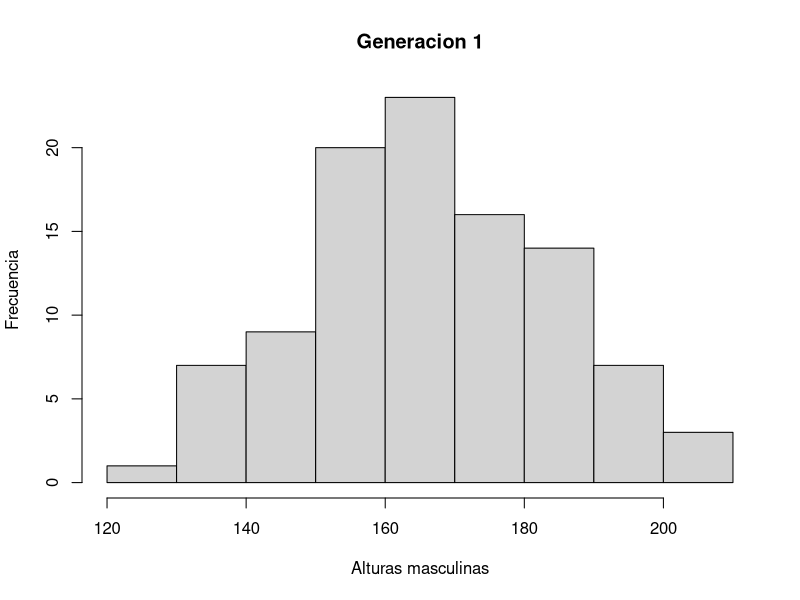
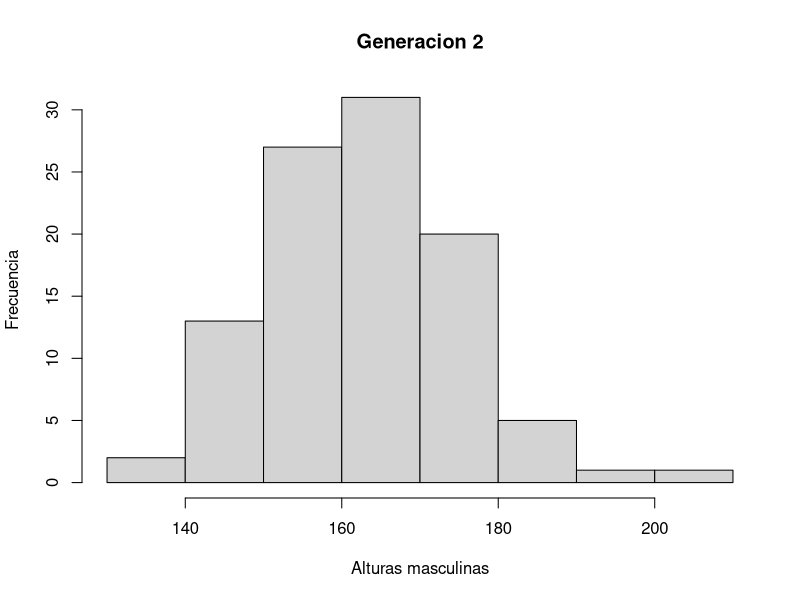
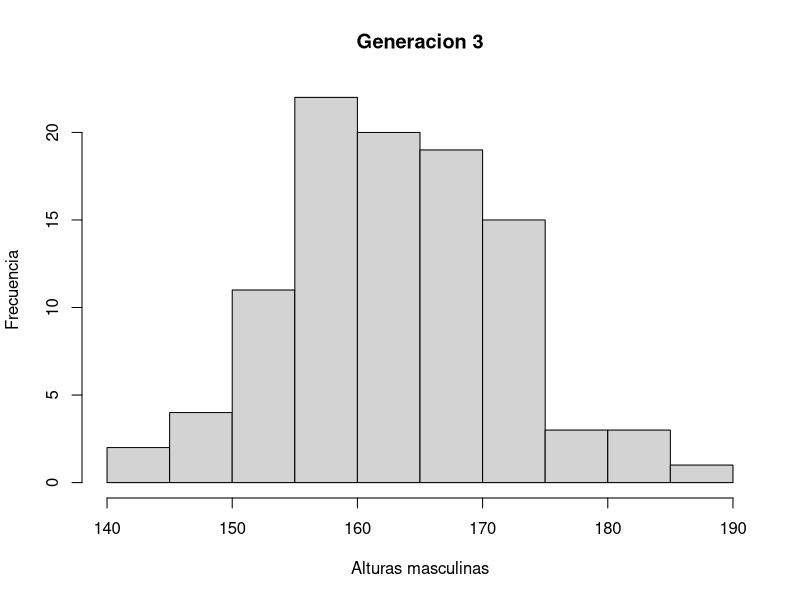
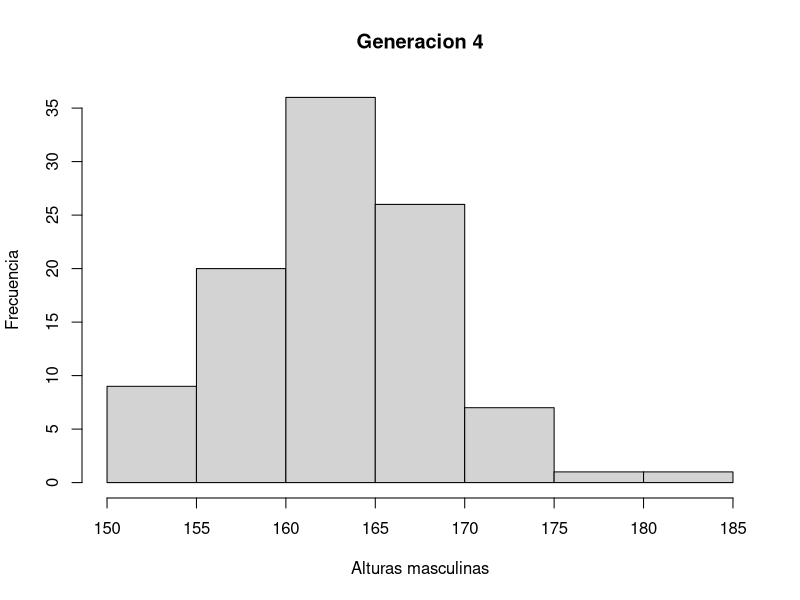
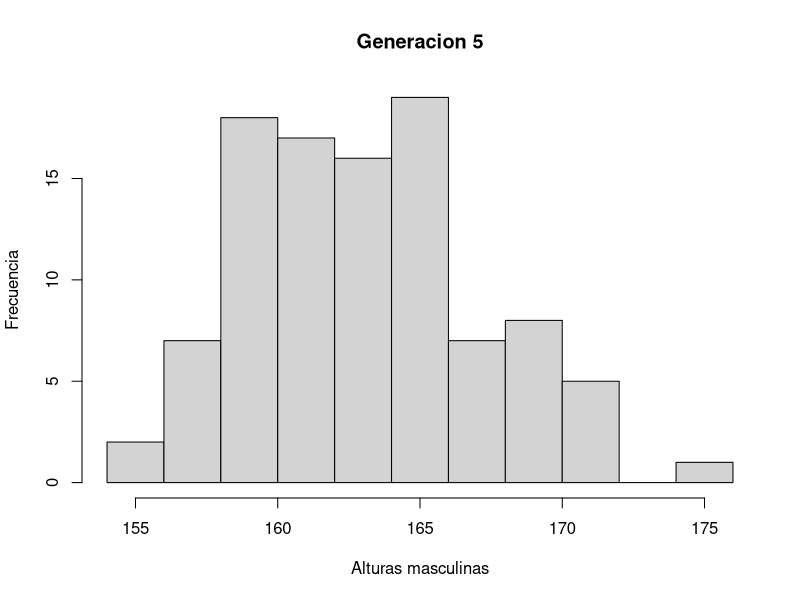
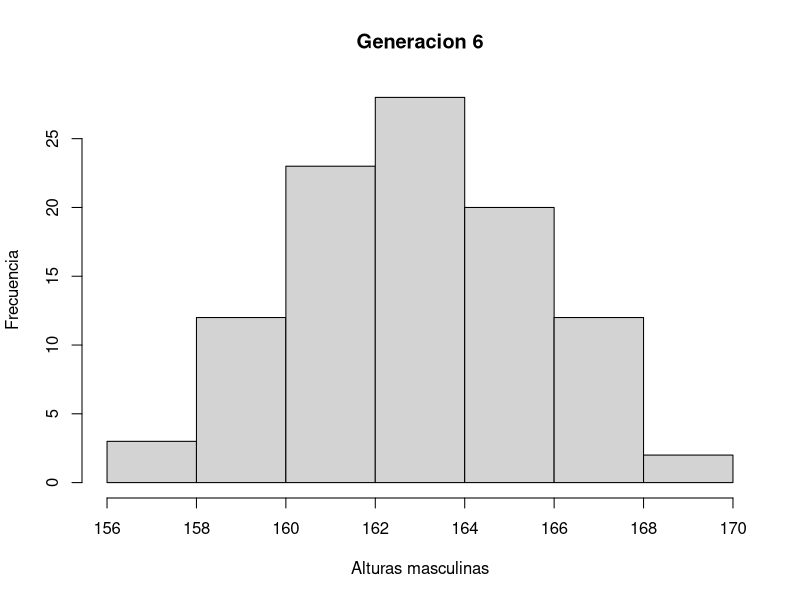
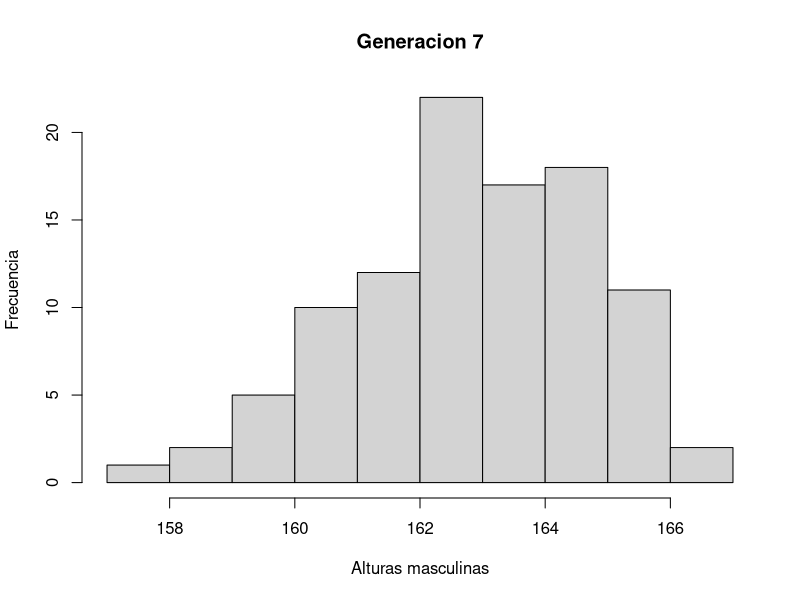
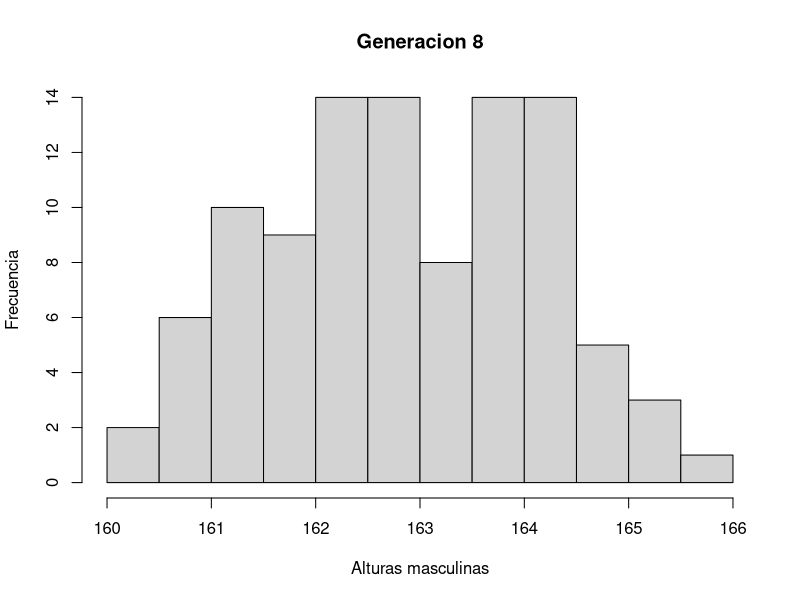

Source code (R) for these figures, in order:
# Nombre: Cynthia Lizeth Calixtro Ames 20150456D
# Respuesta1: El codigo muestra el uso de las funciones 
# rnorm, sample y apply junto con la manipulacion de un
# dataframe para crear 9 generaciones de una poblacion.
# Ademas, se hace uso de la funcion hist para dibujar 
# la distribucion de las alturas masculinas en cada 
# generacion.

# Alturas de la generacion 1
popular <- data.frame(m = rnorm(100, 160, 20), f = rnorm(100, 160, 20))

# Funcion que devuelve las alturas de la proxima generacion
prox.gen <- function(popular)
{
  popular$m <- sample(popular$m)
  popular$m <- apply(popular, 1, mean)
  popular$f <- popular$m
  
  return(popular)
}

# Generando las alturas de 8 generaciones
for (i in 1:9)
{
  message("Generacion ",i,":")
  
  if (i != 1) {popular <- prox.gen(popular)}
  
  print(popular)
  
  hist(x = popular$m,                # alturas
       main = paste("Generacion",i), # titulo del histograma
       ylab = "Frecuencia",          # etiqueta del eje y
       xlab = "Alturas masculinas"   # tiqueta del eje x
  )
}